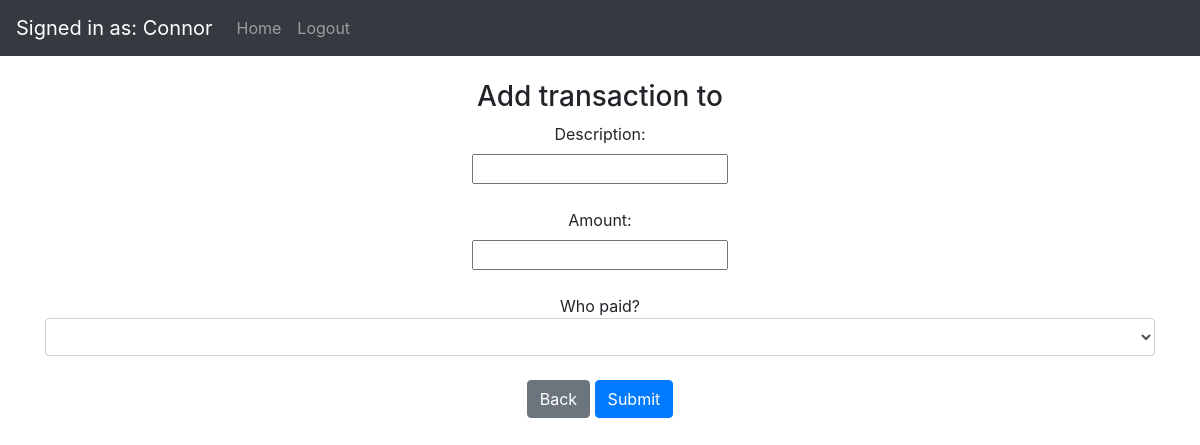
Before: /add-transaction?groupID=3 (signed in) with the older database file.
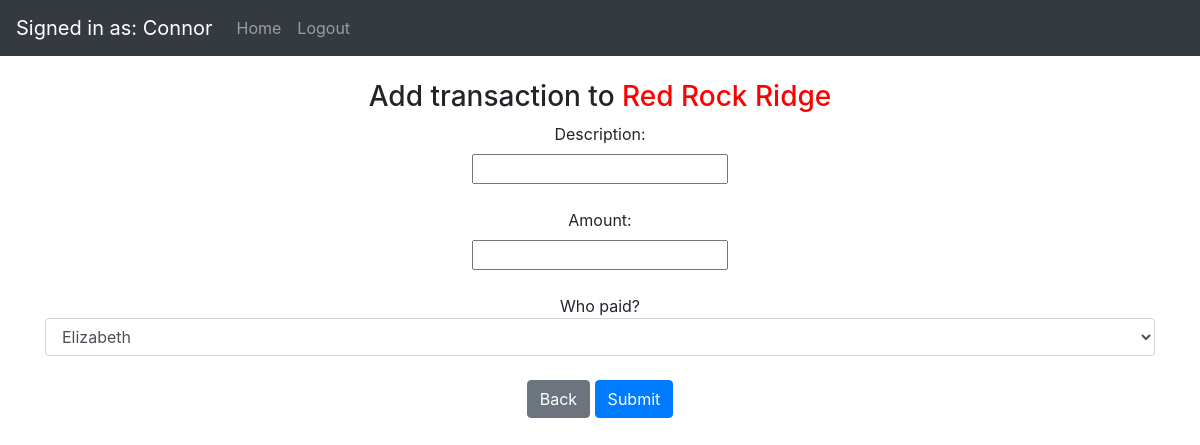
After: the same page with the newer database file.
### website/models.py (models this page shows, shortened)
class Group(db.Model):
    id = db.Column(db.Integer, primary_key=True)
    admin_id = db.Column(db.Integer)
    group_name = db.Column(db.String(30), nullable=False)
    date_created = db.Column(db.DateTime(timezone=True), default=func.now())
    transactions = db.relationship('Transaction')
    payments = db.relationship('Payment')

### website/views.py (the view, shortened to what this page needs)
@views.route('add-transaction', methods=["GET","POST"])
@login_required
def add_transaction():
    if request.method == "GET":
        group_id = request.args['groupID']
        group = Group.query.filter_by(id=group_id).first()
        return render_template('add_transaction.html', user=current_user, group=group)

### website/__init__.py (called while the page is built)
def create_app():
    app = Flask(__name__)
    app.config['SECRET_KEY'] = 'hjshjhdjah kjshkjdhjs'
    app.config['SQLALCHEMY_DATABASE_URI'] = 'sqlite:///marmo.db'
    db.init_app(app)
    from .views import views
    from .auth import auth
    app.register_blueprint(views, url_prefix='/')
    app.register_blueprint(auth, url_prefix='/')
    from .models import User
    create_database(app)
    login_manager = LoginManager()
    login_manager.login_view = 'auth.login'
    login_manager.init_app(app)
    @login_manager.user_loader
    def load_user(id):
        return User.query.get(int(id))
    return app

### website/templates/add_transaction.html (shortened to what this page needs)
{% extends "base.html" %} {% block title %}Home{% endblock %} {% block content %}
<br><h3 align="center">Add transaction to <span style="color: red;">{{ group.group_name }}</span></h3>
    <form method="post" action="http://127.0.0.1:5000/add-transaction" align="center">
        <label for="description">Description:</label><br>
        <input type="text" id="description" name="description"><br><br>
        <label for="amount">Amount:</label><br>
        <input type="number" id="amount" name="amount" step="0.01"><br><br>
        <span class="input-group-addon">Who paid?</span>
            <select name="payer_id" class="selectpicker form-control">
              {% for member in group.members %}
              <option value="{{ member.id }}">{{ member.username }}</option>
              {% endfor %}
            </select>
        <br><a class="btn btn-secondary" href="mygroup?groupID={{ group.id }}" role="button">Back</a>
        <button type="submit" class="btn btn-primary">Submit</button>
    </form><br>
{% endblock %}

Changed rows visible on the page:
added Group: group_name "Red Rock Ridge"
Other visible differences:
form field payer_id: (not shown) → "Elizabeth"
